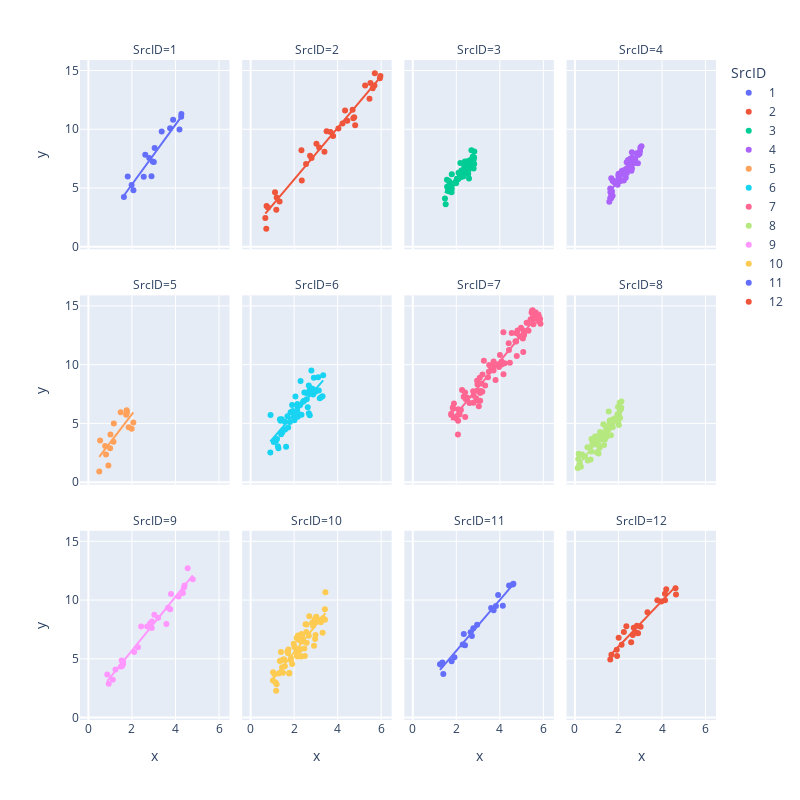

Here is the notebook cell this chart was saved with:
### Code cell
fig = px.scatter(df, x="x", y="y", color="SrcID", facet_col="SrcID", trendline="ols",
                facet_col_wrap=4, width=800, height=800)
fig.show()
